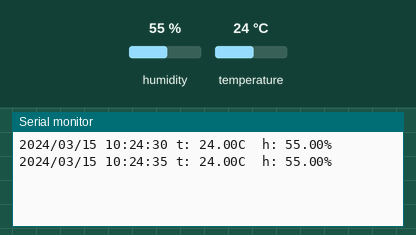
This sketch was run on a simulated Arduino Uno, built with avr-gcc and run on an emulated ATmega328P. Parts: the last lines printed to the serial monitor. Inputs (shaded band) come from the test bench; at power-on: humidity 55 %, temperature 24 °C. The local clock reads 2024-03-15 10:24:30 at power-on unless the sketch sets it; storage starts empty.

Above: at 5.8 s.
5.9 s: humidity set to 22 %
At 11.2 s:
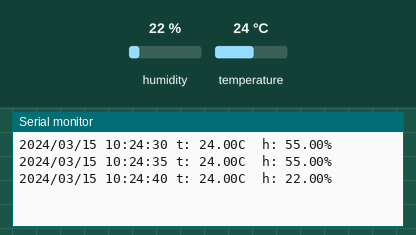
11.9 s: temperature set to 12 °C
At 16.4 s:
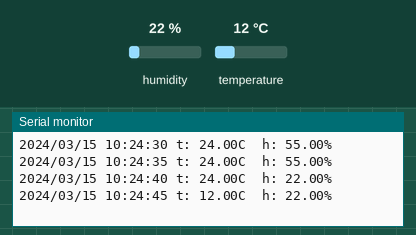
17.9 s: humidity set to 40 %
At 21.7 s:
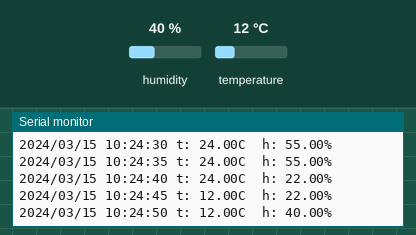
Timing chart, 0 to 23.2 s (numbered marks = the images above; inputs shaded):
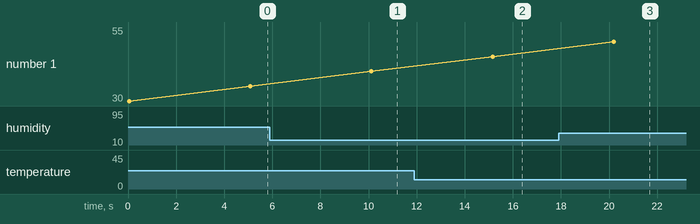

Measured:
- after the input at 5.9 s, the serial monitor: prints a new line after 4.2 s (image 1)
- after the input at 11.9 s, the serial monitor: prints a new line after 3.3 s (image 2)
- after the input at 17.9 s, the serial monitor: prints a new line after 2.3 s (image 3)

The sketch:

sd-temp-datalogger.ino
```cpp
#include <Wire.h>
//RTCLib by Neiro
#include "RTClib.h"
DS1307 rtc;

#include <SimpleDHT.h>
// for DHT22,
//      VCC: 5V or 3V
//      GND: GND
//      DATA: 2
#define _DHTPIN 2
SimpleDHT22 dht22(_DHTPIN);

/*
SD card attached to SPI bus as follows:
 ** MOSI - pin 11
 ** MISO - pin 12
 ** CLK - pin 13
 ** CS - pin 10
*/
//SD card SPI
#include <SPI.h>
#include <SD.h>
File logfile;

void setup () {
  Serial.begin(9600);
  Wire.begin();
  rtc.begin();

  if (! rtc.isrunning()) {
    Serial.println("RTC is NOT running!");
    rtc.adjust(DateTime(__DATE__, __TIME__));
  }

  //sdcard
  if (!SD.begin(10)) {
    Serial.println("initialization failed!");
    while (1);
  }
}

float temp, hum;

void loop () {
  DateTime now = rtc.now();

  dht22.read2(&temp, &hum, NULL);

  logdata(now, temp, hum);

  delay(5000);
}

void logdata(DateTime now, float t, float h){

  String msg =
    String(now.year())+"/"+
    String(pad2(now.month()))+"/"+
    String(pad2(now.day()))+" "+
    String(pad2(now.hour()))+":"+
    String(pad2(now.minute()))+":"+
    String(pad2(now.second()))+" "+
    "t: "+String(t)+"C\t"+
    "h: "+String(h)+"%";

  Serial.println(msg);

  logfile = SD.open("templog.txt", FILE_WRITE);
  if (logfile) {
    logfile.println(msg);
    logfile.close();
  }

}

String pad2(int n) {
  String ret = "";
  if (n < 10) ret = "0"+String(n);
  else ret = String(n);
  return ret;
}
```
